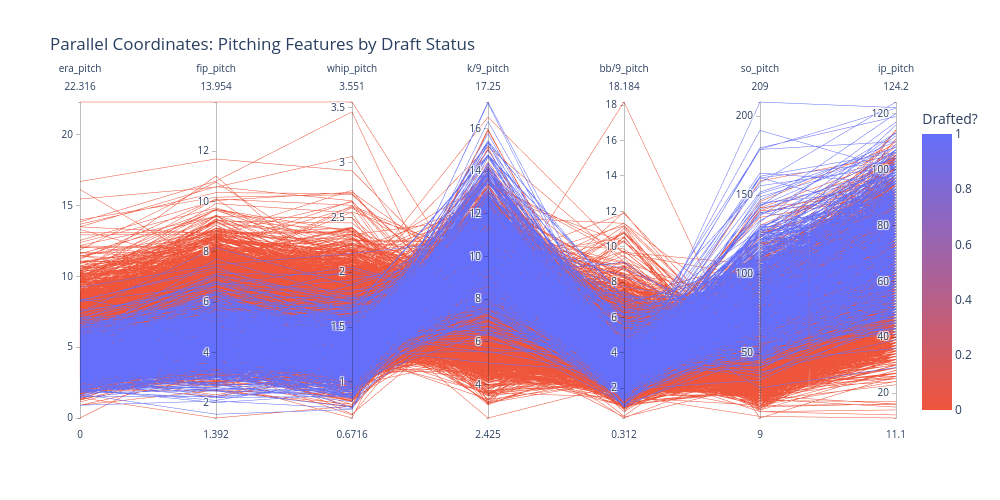

Notebook cell for this chart:
### Code cell
# Pick the features on the PCP axes
pcp_features = ['era_pitch', 'fip_pitch', 'whip_pitch', 'k/9_pitch', 'bb/9_pitch', 'so_pitch', 'ip_pitch']

# Build a temporary df with those features + the target
pcp_df = df[pcp_features + ['Drafted?']].dropna()

fig = px.parallel_coordinates(
    pcp_df,
    color='Drafted?',
    dimensions=pcp_features,
    color_continuous_scale=['#EF553B', '#636EFA'],  # red = 0, blue = 1
    title='Parallel Coordinates: Pitching Features by Draft Status'
)

fig.update_layout(width=1000, height=500)
fig.show()

### Figure 1 — Plotly figure (JSON) as saved in the notebook; plotly's stock layout.template omitted (floating-point values rounded to 4 significant figures; data arrays with more than 128 entries replaced by an {"elided": "..."} marker saying what was removed)
{"data": [{"dimensions": [{"label": "era_pitch", "values": {"elided": "5510 float values"}}, {"label": "fip_pitch", "values": {"elided": "5510 float values"}}, {"label": "whip_pitch", "values": {"elided": "5510 float values"}}, {"label": "k/9_pitch", "values": {"elided": "5510 float values"}}, {"label": "bb/9_pitch", "values": {"elided": "5510 float values"}}, {"label": "so_pitch", "values": {"elided": "5510 float values"}}, {"label": "ip_pitch", "values": {"elided": "5510 float values"}}], "domain": {"x": [0, 1], "y": [0, 1]}, "line": {"color": {"elided": "5510 int values"}, "coloraxis": "coloraxis"}, "name": "", "type": "parcoords"}], "layout": {"coloraxis": {"colorbar": {"title": {"text": "Drafted?"}}, "colorscale": [[0, "#EF553B"], [1, "#636EFA"]]}, "height": 500, "legend": {"tracegroupgap": 0}, "title": {"text": "Parallel Coordinates: Pitching Features by Draft Status"}, "width": 1000}}
